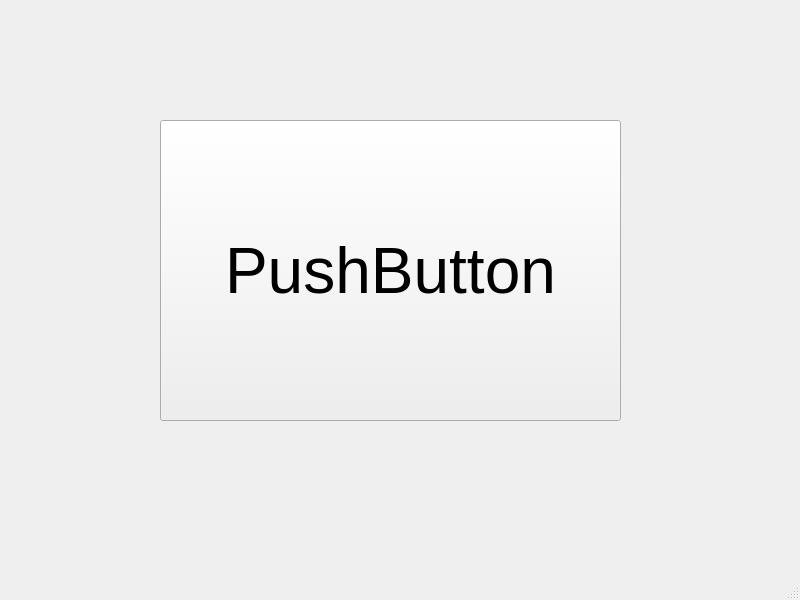
<?xml version="1.0" encoding="UTF-8"?>
<ui version="4.0">
 <class>MainWindow</class>
 <widget class="QMainWindow" name="MainWindow">
  <property name="geometry">
   <rect>
    <x>0</x>
    <y>0</y>
    <width>800</width>
    <height>600</height>
   </rect>
  </property>
  <property name="windowTitle">
   <string>MainWindow</string>
  </property>
  <widget class="QWidget" name="centralwidget">
   <widget class="QPushButton" name="pushButton">
    <property name="geometry">
     <rect>
      <x>160</x>
      <y>120</y>
      <width>461</width>
      <height>301</height>
     </rect>
    </property>
    <property name="font">
     <font>
      <pointsize>48</pointsize>
     </font>
    </property>
    <property name="text">
     <string>PushButton</string>
    </property>
   </widget>
  </widget>
  <widget class="QMenuBar" name="menubar">
   <property name="geometry">
    <rect>
     <x>0</x>
     <y>0</y>
     <width>800</width>
     <height>22</height>
    </rect>
   </property>
  </widget>
  <widget class="QStatusBar" name="statusbar"/>
 </widget>
 <resources/>
 <connections/>
</ui>
